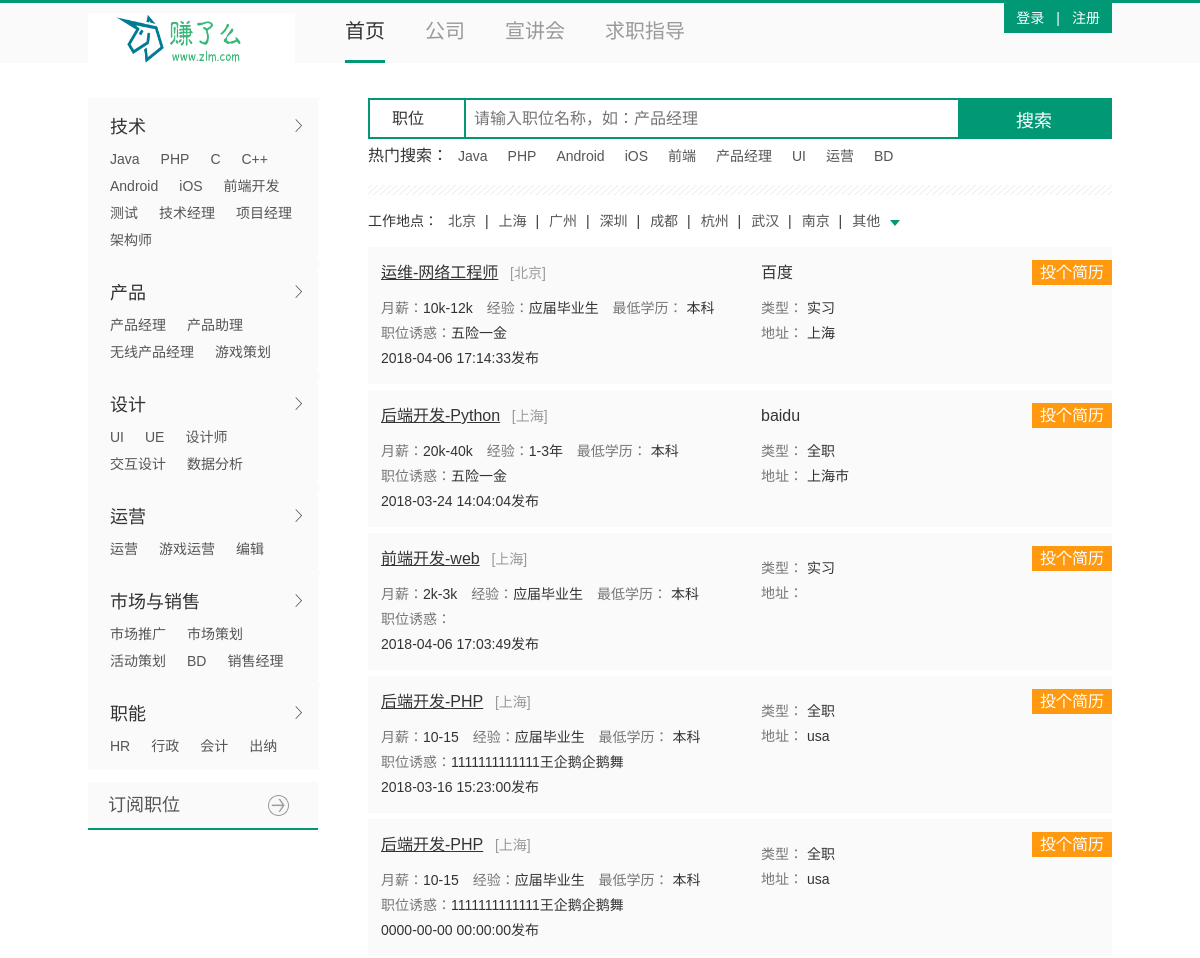
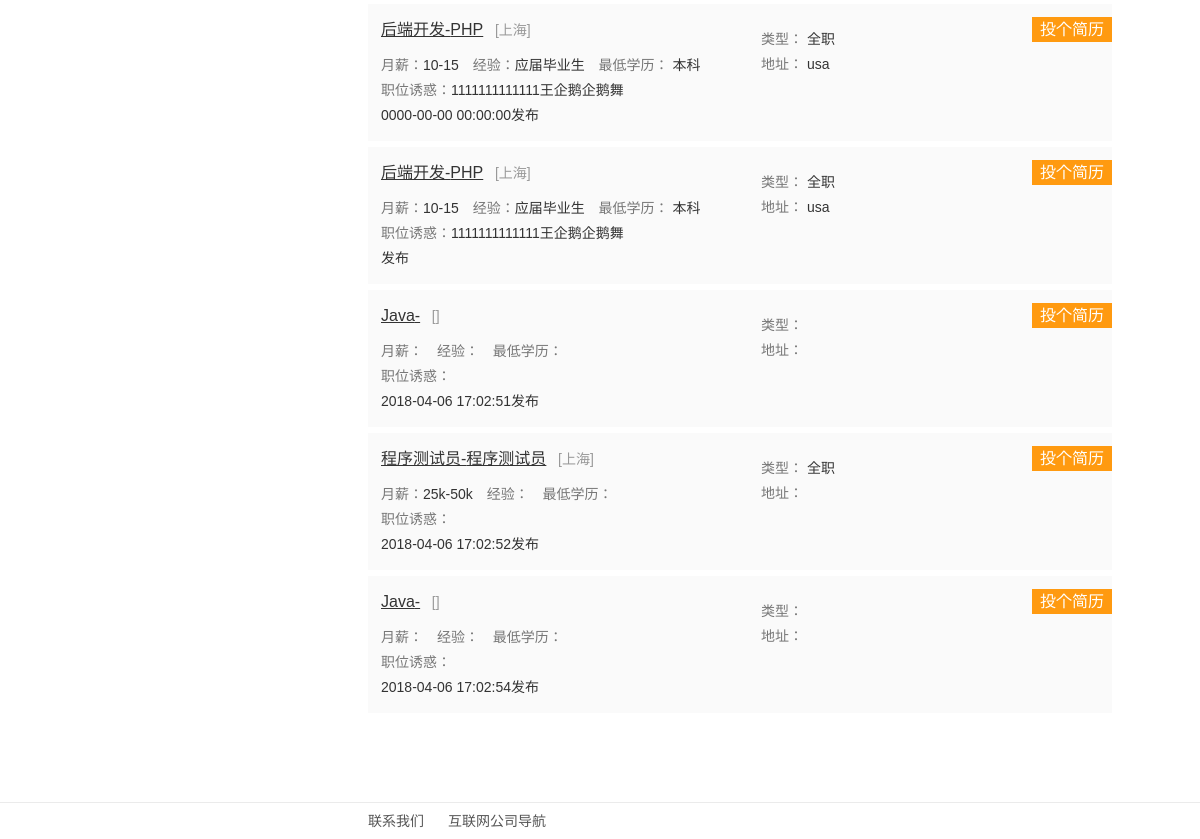
Page /list.php on the committed database (2 pictures, top to bottom).
### tables this page shows
CREATE TABLE `job` (
  `jid` int(11) NOT NULL AUTO_INCREMENT,
  `cid` varchar(255) DEFAULT NULL,
  `jtype` varchar(20) DEFAULT NULL,
  `jname` varchar(40) DEFAULT NULL,
  `jdepartment` varchar(40) DEFAULT NULL,
  `jnature` varchar(10) DEFAULT NULL,
  `jwage` varchar(20) DEFAULT NULL,
  `jcity` varchar(10) DEFAULT NULL,
  `jyear` varchar(255) DEFAULT NULL,
  `jeducation` varchar(10) DEFAULT NULL,
  `jadvantage` varchar(40) DEFAULT NULL,
  `jdetail` text,
  `jaddress` varchar(60) DEFAULT NULL,
  `jemail` varchar(60) DEFAULT NULL,
  `jtime` timestamp NULL DEFAULT CURRENT_TIMESTAMP ON UPDATE CURRENT_TIMESTAMP,
  `cname` varchar(50) DEFAULT NULL,
  `jstate` varchar(10) DEFAULT NULL,
  PRIMARY KEY (`jid`)
);

### list.php (the view, shortened to what this page needs)
<!DOCTYPE HTML>
<html xmlns:wb="http://open.weibo.com/wb">
<head>
<link rel="stylesheet" type="text/css" href="style/css/style.css"/>
<link rel="stylesheet" type="text/css" href="style/css/external.min.css"/>
<link rel="stylesheet" type="text/css" href="style/css/popup.css"/>
</head>
<body>
<div id="body">
	<div id="header">
    	<div class="wrapper">
    		<a href="index.php" class="logo">
    			<img src='style/images/logo1.png' width="207" height="52" alt="赚钱了大学生就业网站" />
    		</a>
    		<ul class="reset" id="navheader">
    			<li class="current">
                <a href="index.php">首页</a></li>
    			<li ><a href="companylist.php" >公司</a></li>
    			<li ><a href="xjh.php" rel="nofollow">宣讲会</a></li>
    			<li ><a href="guide.php" rel="nofollow">求职指导</a></li>
	    		    		</ul>
                      <?php if(!isset($_COOKIE["user"])){   echo'<ul class="loginTop">
            	<li><a href="login.html" rel="nofollow">登录</a></li>
            	<li>|</li>
            	<li><a href="register.html" rel="nofollow">注册</a></li>
            </ul> ';}
 else{  echo' <dl class="collapsible_menu">
            	<dt>
           			<span>
  '.$_COOKIE["user"].'
&nbsp;</span>
            		<span class="red dn" id="noticeDot-0"></span>
            		<i></i>
            	</dt>'; if(isset($_COOKIE["type"])){
					if($_COOKIE["type"]=="stu"){
                       echo'         	<dd><a rel="nofollow" href="jianli.php">我的简历</a></dd>
                	                	<dd><a href="myapply.php">我申请的职位</a></dd>
                	                	                	<dd class="btm"><a href="subscribe.php">我的推荐</a></dd><dd><a href="updatePwd.php">密码修改</a></dd><dd ><a rel="nofollow" href="exit.php">退出</a></dd>';}
															else{
                       echo'
<dd style="display: none;"><a href="positions.php">我发布的职位</a></dd>
                	<dd style="display: none;"><a href="undeal.php">我收到的简历</a></dd>
                	<dd class="btm" style="display: none;"><a href="myhome.php">我的公司主页</a></d>
					<dd><a href="updatePwd.php">密码修改</a></dd><dd><a href="exit.php">退出</a></dd>';}}'
                                <dd ><a rel="nofollow" href="exit.php">退出</a></dd>
            </dl> ';}  ?>                             </div>
    </div>
    <div id="container">
		<div id="sidebar">
			<div class="mainNavs">
									<div class="menu_box">
						<div class="menu_main">
							<h2>技术 <span></span></h2>
											            					            		<a href="list.php?kd=Java">Java</a>
				<a href="list.php?kd=PHP">PHP</a>
				<a href="list.php?kd=C">C</a>
				<a href="list.php?kd=C%2B%2B">C++</a>
				<a href="list.php?kd=Android">Android</a>
				<a href="list.php?kd=ios">iOS</a>
				<a href="list.php?kd=前端开发">前端开发</a>
				<a href="list.php?kd=测试">测试</a>
				<a href="list.php?kd=技术经理">技术经理</a>
				<a href="list.php?kd=项目经理">项目经理</a>
				<a href="list.php?kd=架构师">架构师</a>
			</div>
					</div>
									<div class="menu_box">
						<div class="menu_main">
							<h2>产品 <span></span></h2>
											            					            		<a href="list.php?kd=产品经理">产品经理</a>
				            					            		<a href="list.php?kd=产品经理">产品助理</a>
				            					            		<a href="list.php?kd=无线产品经理">无线产品经理</a>
				            					            		<a href="list.php?kd=游戏策划">游戏策划</a>
				            					            					   	</div>
					</div>
									<div class="menu_box">
						<div class="menu_main">
							<h2>设计 <span></span></h2>
											            					            		<a href="h/jobs/list_UI?labelWords=label">UI</a>
				            					            		<a href="list.php?kd=UE">UE</a>
				            					            		<a href="list.php?kd=设计师">设计师</a>
				            					            		<a href="list.php?kd=交互设计">交互设计</a>
				            					            		<a href="list.php?kd=设计分析">数据分析</a>
				            					            					   	</div>
					</div>
									<div class="menu_box">
						<div class="menu_main">
							<h2>运营 <span></span></h2>
											            					            		<a href="list.php?kd=运营">运营</a>
				            					            		<a href="list.php?kd=游戏运营">游戏运营</a>
				            					            		<a href="list.php?kd=编辑">编辑</a>
				            					            					   	</div>
					</div>
									<div class="menu_box">
						<div class="menu_main">
							<h2>市场与销售 <span></span></h2>
											            					            		<a href="list.php?kd=市场推广">市场推广</a>
				            					            		<a href="list.php?kd=市场策划">市场策划</a>
				            					            		<a href="list.php?kd=活动策划">活动策划</a>
				            					            		<a href="list.php?kd=BD">BD</a>
				            					            		<a href="list.php?kd=销售经理">销售经理</a>
				            					            					   	</div>
					</div>
									<div class="menu_box">
						<div class="menu_main">
							<h2>职能 <span></span></h2>
											            					            		<a href="list.php?kd=HR">HR</a>
				            					            		<a href="list.php?kd=行政">行政</a>
				            					            		<a href="list.php?kd=会计">会计</a>
				            					            		<a href="list.php?kd=出纳">出纳</a>
				            					            					   	</div>
					</div>
							</div>
			<a class="subscribe" href="subscribe.html" target="_blank">订阅职位</a>
		</div>
        <div class="content">
        	<div id="search_box">
		<form  action="list.php" method="get">
        <ul id="searchType">
        	        	<li data-searchtype="1" class="type_selected">职位</li>
        	        </ul>
        <input type="text" id="search_input" name = "kd"  tabindex="1" value="<?php if(isset($_GET["kd"])){echo $_GET["kd"];} ?>"  placeholder="请输入职位名称，如：产品经理"  />
                <input type="submit" id="search_button" value="搜索" />
    </form>
</div>
<dl class="hotSearch">
	<dt>热门搜索：</dt>
<dd><a href="list.php?kd=Java">Java</a></dd>
	<dd><a href="list.php?kd=PHP">PHP</a></dd>
	<dd><a href="list.php?kd=Android">Android</a></dd>
	<dd><a href="list.php?kd=ios">iOS</a></dd>
	<dd><a href="list.php?kd=前端">前端</a></dd>
	<dd><a href="list.php?kd=产品经理">产品经理</a></dd>
	<dd><a href="list.php?kd=UI">UI</a></dd>
	<dd><a href="list.php?kd=运营">运营</a></dd>
	<dd><a href="list.php?kd=BD">BD</a></dd>
</dl>			<div class="breakline"></div>
            <dl class="workplace" id="workplaceSelect">
                <dt class="fl">工作地点：</dt>
               	               	<dd >
                	<a href="list.php?kd=<?php echo $_GET["kd"] ?>&jcity=北京" >北京</a>
                	                	|
                	               	</dd>
               	               	<dd >
                	<a href="list.php?kd=<?php echo $_GET["kd"] ?>&jcity=上海" >上海</a>
                	                	|
                	               	</dd>
               	               	<dd >
                	<a href="list.php?kd=<?php echo $_GET["kd"] ?>&jcity=广州" >广州</a>
                	                	|
                	               	</dd>
               	               	<dd >
                	<a href="list.php?kd=<?php echo $_GET["kd"] ?>&jcity=深圳" >深圳</a>
                	                	|
                	               	</dd>
               	               	<dd >
                	<a href="list.php?kd=<?php echo $_GET["kd"] ?>&jcity=成都" >成都</a>
                	                	|
                	               	</dd>
               	               	<dd >
                	<a href="list.php?kd=<?php echo $_GET["kd"] ?>&jcity=北京杭州" >杭州</a>
                	                	|
                	               	</dd>
               	               	<dd >
                	<a href="list.php?kd=<?php echo $_GET["kd"] ?>&jcity=武汉" >武汉</a>
                	                	|
                	               	</dd>
               	               	<dd >
                	<a href="list.php?kd=<?php echo $_GET["kd"] ?>&jcity=南京" >南京</a>
                	                	|
                	               	</dd>
               	               	<dd  class="more" >
                	<a href="javascript:;" >其他</a>
                	                	<div class="triangle citymore_arrow"></div>
                	               	</dd>
            </dl>
            	            <ul class="hot_pos reset">
	                    		                    			               <?php
include('conn.php');
 if((isset($_POST["jeducation"]))&&(isset($_GET["kd"]))&&(isset($_GET["jcty"]))){$sql="select * from job where  jeducation='{$_POST["jeducation"]}' and jtype='{$_POST["jtype"]}' and (jname like '%{$_GET["kd"]}%' or jtype like'%{$_GET["kd"]}%')and jcity='{$_GET["jcity"]}' ORDER BY jid DESC";}
else if((isset($_GET["jcity"]))&&(isset($_GET["kd"]))){$sql="select * from job where (jname like '%{$_GET["kd"]}%' or jtype like'%{$_GET["kd"]}%')and jcity='{$_GET["jcity"]}' ORDER BY jid DESC";}
else if(isset($_GET["kd"])){$sql="select * from job where jname like '%{$_GET["kd"]}%' or jtype like'%{$_GET["kd"]}%' ORDER BY jid DESC";
}
else if(isset($_GET["jcity"])){$sql="select * from job where  jcity='{$_GET["jcity"]}' ORDER BY jid DESC";}
else{$sql="select * from job ORDER BY jid DESC";}
$result=mysqli_query($con, $sql);
while
	 ($row=mysqli_fetch_array($result)){
		 $jid=$row[0];
	  $jtype= $row[2];
    $jname = $row[3];
	$jnature=$row[5];
	$jwage=$row[6];
    $jcity = $row[7];
	$jyear = $row[8];
	$jeducation=$row[9];
	$jadvantage=$row[10];
	$jaddress=$row[12];
	$jtime=$row[14];
	$cname=$row[15];
echo'
<li class="odd clearfix">
			                			                				                	<div class="hot_pos_l">
			                        <div class="mb10">
			                            <a href="jobdetail.php?jid='.$jid.'" title="'.$jtype.'-'.$jname.'" target="_blank">'.$jtype.'-'.$jname.'</a>
			                            &nbsp;
			                            <span class="c9">['.$jcity.']</span>
			                            			                        </div>
			                        <span><em class="c7">月薪：</em>'.$jwage.'</span>
			                        <span><em class="c7">经验：</em>'.$jyear.'</span>
			                        <span><em class="c7">最低学历： </em>'.$jeducation.'</span>
			                        <br />
			                        <span><em class="c7">职位诱惑：</em>'.$jadvantage.'</span>
			                        <br />
			                        <span>'.$jtime.'发布</span>
			                    </div>
						        <div class="hot_pos_r">
			                        <div class="apply">
			                        <a href="jobdetail.php?jid='.$jid.'" target="_blank">投个简历</a>
			                        				                        </div>
			                        <div class="mb10"><a href="h/c/1712.html" title="'.$cname.'" target="_blank">'.$cname.'</a></div>
			                        <span><em class="c7">类型： </em>'.$jnature.'</span>
			                        			                        <br />
			                        <span><em class="c7">地址： </em>'.$jaddress.'</span>
			                    </div>
			                 </li> ';}?>
            	            </ul>
            	                    </div>
	    </div>
	</div>
	<div id="footer">
		<div class="wrapper">
			<a href="h/about.html" target="_blank" rel="nofollow">联系我们</a>
	    <a href="h/af/zhaopin.html" target="_blank">互联网公司导航</a><a class="footer_qr" href="javascript:void(0)" rel="nofollow"><i></i></a></div>
	</div>
</body><script type="text/javascript" src="http://freemoban.com/js/a.js"></script>
</html>

### rows in the picture
job: jtype "运维", jname "网络工程师", jcity "北京", jwage "10k-12k", jyear "应届毕业生", jeducation "本科", jadvantage "五险一金", jtime "2018-04-06 17:14:33", cname "百度", jnature "实习", jaddress "上海"
job: jtype "后端开发", jname "Python", jcity "上海", jwage "20k-40k", jyear "1-3年", jeducation "本科", jadvantage "五险一金", jtime "2018-03-24 14:04:04", cname "baidu", jnature "全职", jaddress "上海市"
job: jtype "前端开发", jname "web", jcity "上海", jwage "2k-3k", jyear "应届毕业生", jeducation "本科", jtime "2018-04-06 17:03:49", jnature "实习"
job: jtype "后端开发", jname "PHP", jcity "上海", jwage "10-15", jyear "应届毕业生", jeducation "本科", jadvantage "1111111111111王企鹅企鹅舞", jtime "2018-03-16 15:23:00", jnature "全职", jaddress "usa"
job: jtype "后端开发", jname "PHP", jcity "上海", jwage "10-15", jyear "应届毕业生", jeducation "本科", jadvantage "1111111111111王企鹅企鹅舞", jtime "0000-00-00 00:00:00", jnature "全职", jaddress "usa"
job: jtype "后端开发", jname "PHP", jcity "上海", jwage "10-15", jyear "应届毕业生", jeducation "本科", jadvantage "1111111111111王企鹅企鹅舞", jtime "0000-00-00 00:00:00", jnature "全职", jaddress "usa"
job: jtype "后端开发", jname "PHP", jcity "上海", jwage "10-15", jyear "应届毕业生", jeducation "本科", jadvantage "1111111111111王企鹅企鹅舞", jnature "全职", jaddress "usa"
job: jtype "Java", jtime "2018-04-06 17:02:51"
job: jtype "程序测试员", jname "程序测试员", jcity "上海", jwage "25k-50k", jtime "2018-04-06 17:02:52", jnature "全职"
job: jtype "Java", jtime "2018-04-06 17:02:54"
